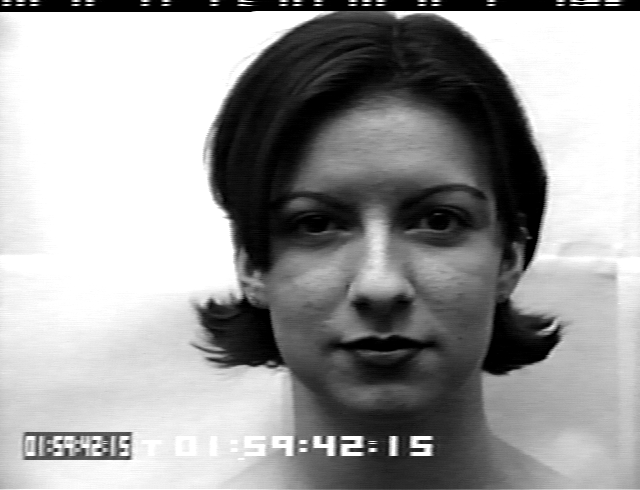
#> input picture S010_001_01594215.png, 640 x 490 px
$ jupyter execute Untitled.ipynb
#> lines starting #> are read from the running program, lines starting #| are printed output that depends on the picture; after the words box and inside, x2 and y2 are one past the last pixel; in counts of white or black regions, pixels touching at a corner belong together
[cell 1]
import numpy as np
import cv2

[cell 2]
face_cascade = cv2.CascadeClassifier('haarcascade_frontalface_default.xml')

[cell 3]
img = cv2.imread('S010_001_01594215.png')
#> img is the input picture: shape (490, 640, 3); min 0, max 255, mean 157.3
gray = cv2.cvtColor(img, cv2.COLOR_BGR2GRAY)

faces = face_cascade.detectMultiScale(gray, 1.3, 5)
#> faces = [[213, 95, 329, 329]]

for (x, y, w, h) in faces:
    img = cv2.rectangle(img,(x,y),(x+w,y+h),(255,0,0),2)
    roi_gray = gray[y:y+h, x:x+w]
    roi_color = img[y:y+h, x:x+w]
#> this loop made 1 pass
#> pass 1, `img = cv2.rectangle(img,(x,y),(x+w,y+h),(255,0,0),2)`:
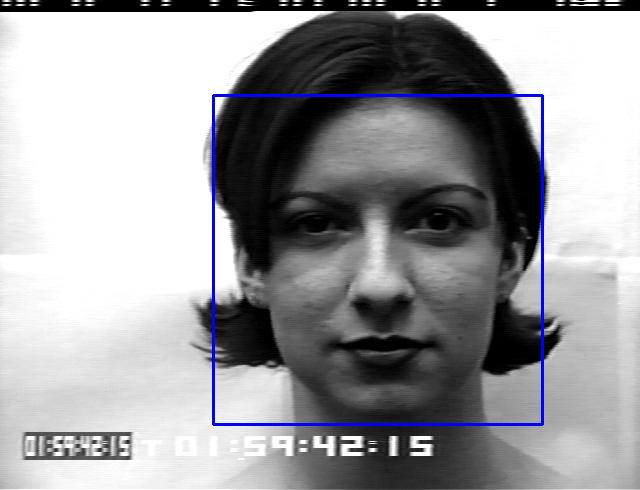
#> img: shape (490, 640, 3); 1.26% of pixels changed, all inside (x1, y1, x2, y2) = (212, 94, 544, 426)
#> pass 1, `roi_gray = gray[y:y+h, x:x+w]`:
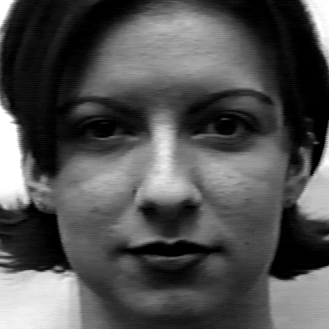
#> roi_gray: shape (329, 329); min 0, max 255, mean 81.1
#> pass 1, `roi_color = img[y:y+h, x:x+w]`:
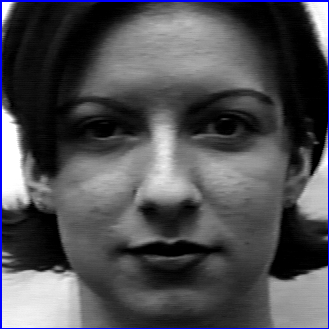
#> roi_color: shape (329, 329, 3); mean B, G, R 83.7, 79, 79

cv2.imshow('img',img)
cv2.waitKey(0)
cv2.destroyAllWindows()
